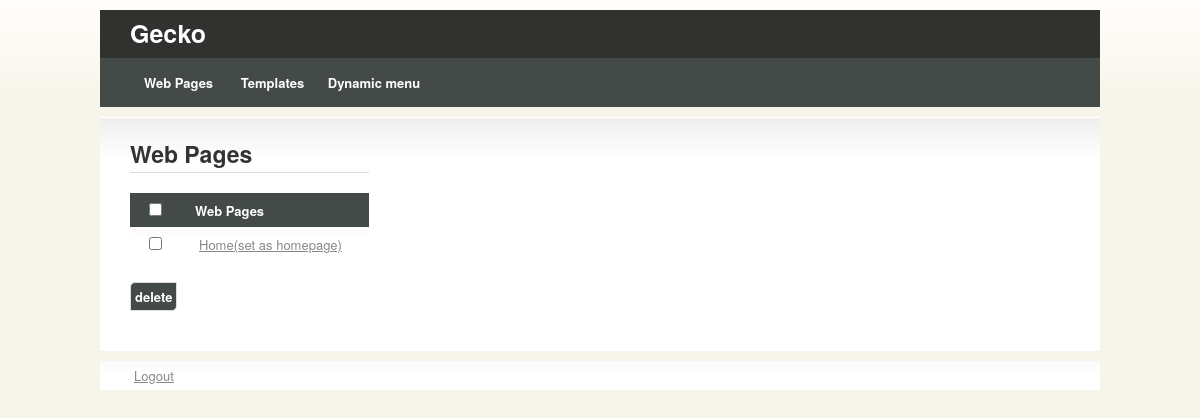
Before: /admin/test.php (signed in) with the older database file.
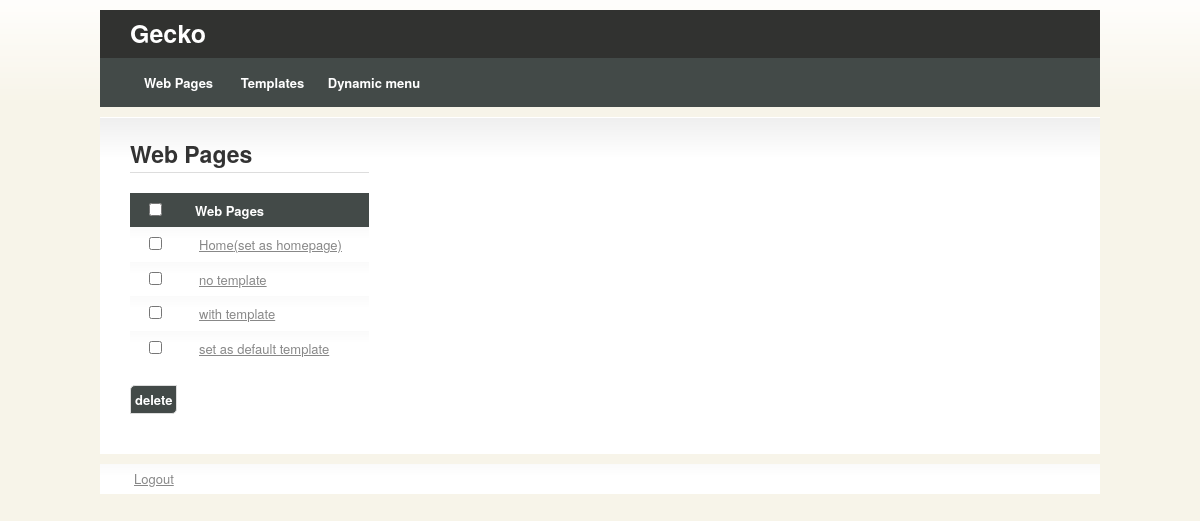
After: the same page with the newer database file.
### tables this page shows
CREATE TABLE IF NOT EXISTS `webpage` (
  `id` int(11) NOT NULL AUTO_INCREMENT,
  `name` varchar(250) NOT NULL,
  `content` text NOT NULL,
  `temp_id` int(11) NOT NULL,
  `homepage` int(12) NOT NULL,
  PRIMARY KEY (`id`)
);

### admin/test.php (the view, shortened to what this page needs)
<?php
if(isset($_SESSION['id'])){
?>
<!DOCTYPE html PUBLIC "-//W3C//DTD XHTML 1.0 Strict//EN"
	"http://www.w3.org/TR/xhtml1/DTD/xhtml1-strict.dtd">
<html xmlns="http://www.w3.org/1999/xhtml" xml:lang="en" lang="en">
	<head>
		<link rel="stylesheet" href="css/960.css" type="text/css" media="screen" charset="utf-8" />
		<link rel="stylesheet" href="css/template.css" type="text/css" media="screen" charset="utf-8" />
		<link rel="stylesheet" href="css/colour.css" type="text/css" media="screen" charset="utf-8" />
	</head>
	<body>
		<h1 id="head">Gecko</h1>
		<ul id="navigation">
			<li><span><a href="/admin/webpage.php">Web Pages</a></span></li>
			<li><a href="/admin/template.php">Templates</a></li>
			<li><a href="/admin/menu.php">Dynamic menu</a></li>
		</ul>
		<div id="content" class="container_16 clearfix">
			<div class="grid_11" style="width:auto!important;" >
				<h2>Web Pages</h2>
				<form name="form1" method="post" action="delete_webpage.php">
<table id="jtable">
<thead>
<tr>
<th><input type="checkbox" name="chkall" id="chkall" style="width:auto!important;" /></th><th>Web Pages</th>
</tr>
</thead>
<tbody>
<?php
$sql = mysql_query("SELECT * FROM webpage");
while($row=mysql_fetch_array($sql)){
?>
<tr>
<td><input type="checkbox" name="webpage[]" id="webpage" class="webpage" value="<?=$row['id']?>" style="width:auto!important;" /></td><td><a href="update_webpage.php?id=<?=$row['id']?>"><?=$row['name']?><?php if($row['homepage']==1){ echo "(set as homepage)"; } ?><a/></td>
</tr>
<?php } ?>
</tbody>
</table>
<p><input type="submit" name="delete" value="delete" /></p>
</form>
			</div>
		</div>
		<div id="foot">
					<a href="/admin/logout.php">Logout</a>
		</div>
	</body>
</html>
<?php
}else{
echo "<div style='color:red'>FUCK YOU KA!</div>";
}
?>

### admin/css/960.css (style rules this page uses)
html,body,div,span,applet,object,iframe,h1,h2,h3,h4,h5,h6,p,blockquote,pre,a,abbr,acronym,address,big,cite,code,del,dfn,em,font,img,ins,kbd,q,s,samp,small,strike,strong,sub,sup,tt,var,b,u,i,center,dl,dt,dd,ol,ul,li,fieldset,form,label,legend,table,caption,tbody,tfoot,thead,tr,th,td { margin:0;padding:0;border:0;outline:0;font-size:100%;vertical-align:baseline;background:transparent }
body { line-height:1 }
ol,ul { list-style:none }
table { border-collapse:collapse;border-spacing:0 }
body, textarea { color:#333;font:13px/1.5 'Helvetica Neue',Arial,'Liberation Sans',FreeSans,sans-serif }
h1 { font-size:25px }
h2 { font-size:23px }
ul { list-style:disc }
li { margin-left:30px }
p,dl,hr,h1,h2,h3,h4,h5,h6,ol,ul,pre,table,address,fieldset { margin-bottom:20px }
.grid_11 select,.grid_11 input,.grid_11 textarea { width:630px }
.container_16 { margin-left: auto; margin-right: auto; width: 960px; }
.grid_1, .grid_2, .grid_3, .grid_4, .grid_5, .grid_6, .grid_7, .grid_8, .grid_9, .grid_10, .grid_11, .grid_12, .grid_13, .grid_14, .grid_15, .grid_16 { display: inline; float: left; margin-left: 10px; margin-right: 10px; }
.container_16 .grid_11, .container_16 .grid_11 .box, .container_16 .grid_11 .glow-sortable-dropindicator { width: 640px !important }
.clearfix:after { clear: both; content: ' '; display: block; font-size: 0; line-height: 0; visibility: hidden; width: 0; height: 0; }

### admin/css/template.css (style rules this page uses)
#content { margin-right:auto; margin-left:auto; width:1000px; }
#content { width:960px; position:relative; zoom:1; }
label, #navigation, .error, .success, input[type="submit"], input[type="reset"] { font-weight:bold; }
h1, h2, h3, h4, h5, h6 { border-bottom:1px solid; }
a { padding:4px; }
table { width:100%; }
th, td { padding:7px 15px; text-align:left; }
#head { -moz-border-radius-topright:10px; border:0; margin:10px auto 0 auto; padding:5px 30px; width:940px; }
#navigation { -moz-border-radius-bottomleft:10px; margin:0 auto 10px auto; padding:10px 30px; width:940px; }
#navigation > li { display:inline; margin:0 }
#navigation > li > a, #navigation > li > span { display:inline-block; padding:5px 10px; text-decoration:none; }
#content { padding:20px; -moz-border-radius-topleft: 10px; -moz-border-radius-bottomright: 10px; }
#foot { padding:5px 30px; width:940px; margin:10px auto; -moz-border-radius-topright: 10px; -moz-border-radius-bottomleft: 10px; }
.curved, #navigation a, #navigation span, .error, .success, .box, .utils a { -moz-border-radius-bottomleft:5px; -moz-border-radius-topright:5px; -webkit-border-bottom-left-radius:5px; -webkit-border-top-right-radius:5px; }
.curved-alt, input, textarea, select, .box, .date td a, .utils a { -moz-border-radius-bottomright:5px; -moz-border-radius-topleft:5px; -webkit-border-bottom-right-radius:5px; -webkit-border-top-left-radius:5px; }
input, textarea, select { border:1px solid; font-family:inherit; font-size:inherit; padding:4px; }
input[type="submit"], input[type="reset"] { cursor:pointer; width:auto !important; }

### admin/css/colour.css (style rules this page uses)
body { background:#F7F4E9 url(body.png) repeat-x top center; }
th,#navigation,.active,input[type=submit],.pagination a:hover,.date td a:hover { background:#434A48; color:#fff }
select, textarea, input, td, #content, #foot { background:#fff url(gradient.png) repeat-x 0 -28px }
tr { background-position:0 -18px; }
#content { background-position:0 1px; }
.active, th, #head, #navigation a, input[type=submit] { color:#fff; }
input, select, textarea { border-color:#ddd }
h1,h2,h3,h4,h5,h6 { border-color:#ddd }
a { color:#888 }
#head { background:#313230 }

### admin/test.php (style rules this page uses)
#navigation a { text-decoration:none; }

Changed rows visible on the page:
added webpage: name "no template"
added webpage: name "with template"
added webpage: name "set as default template"
